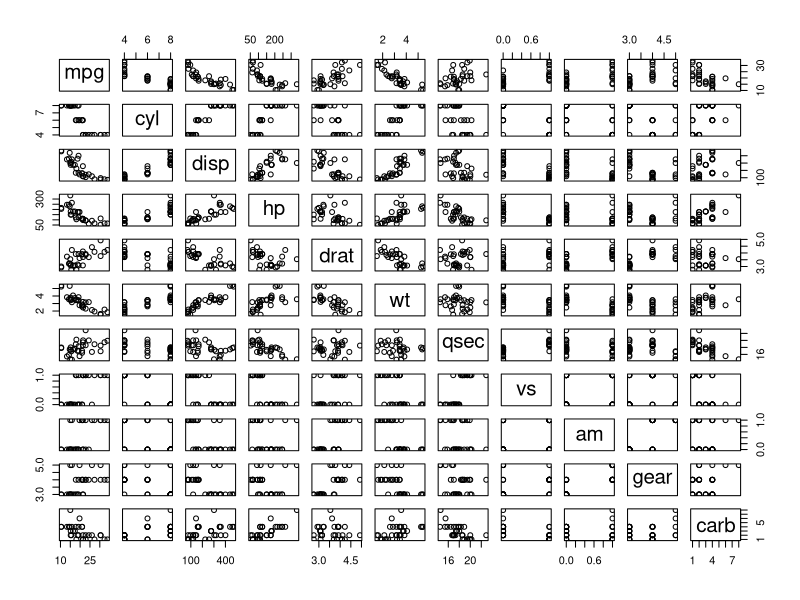
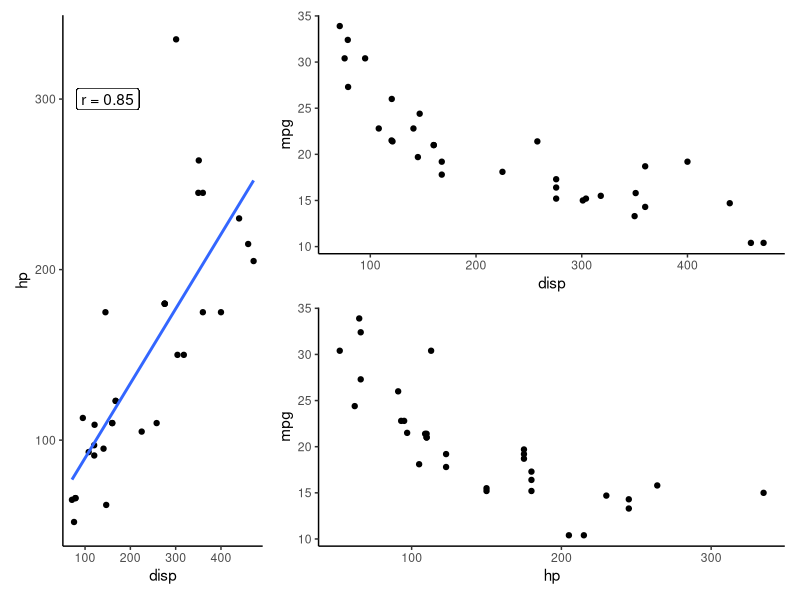
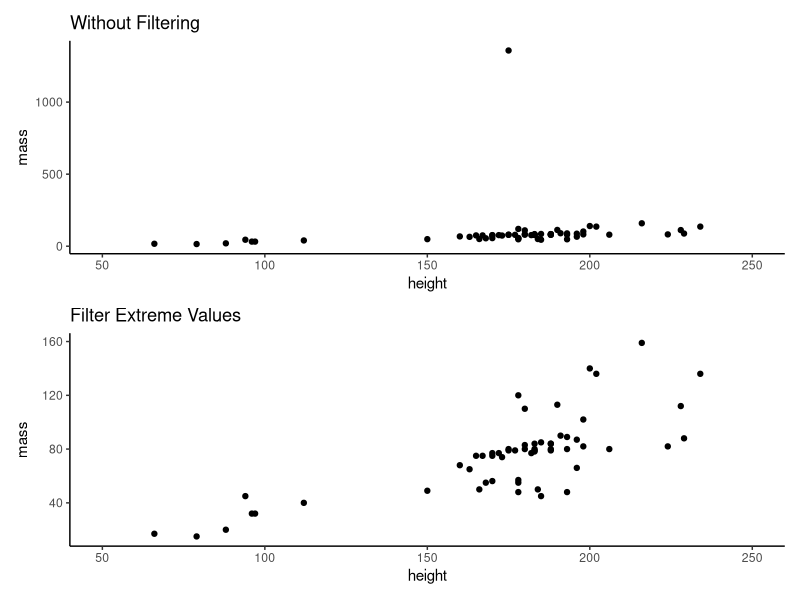
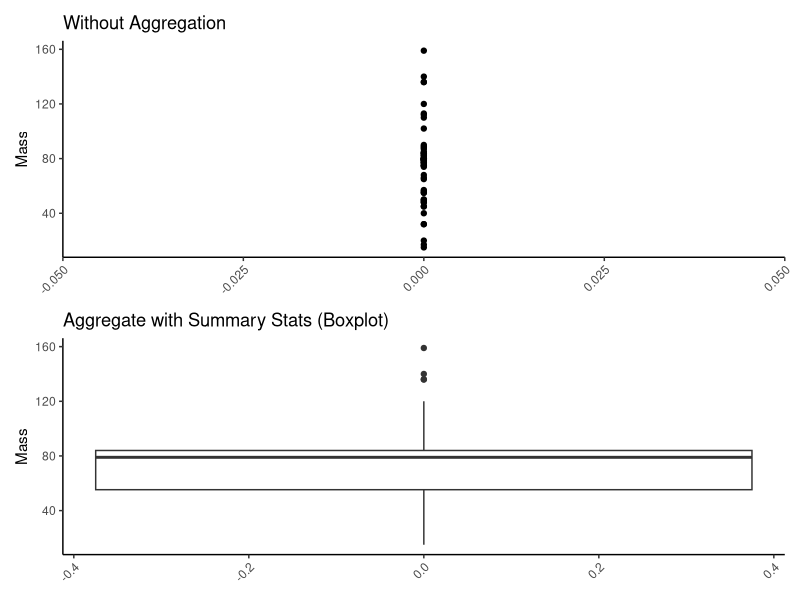
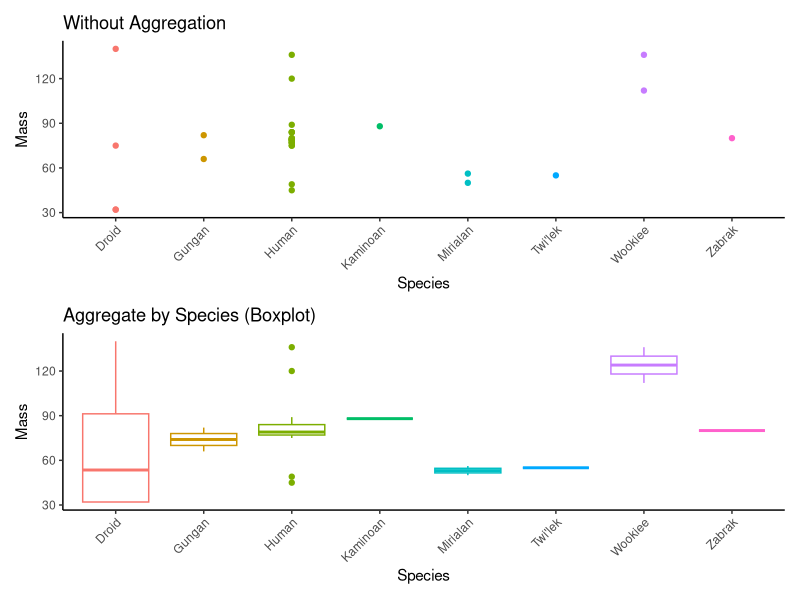
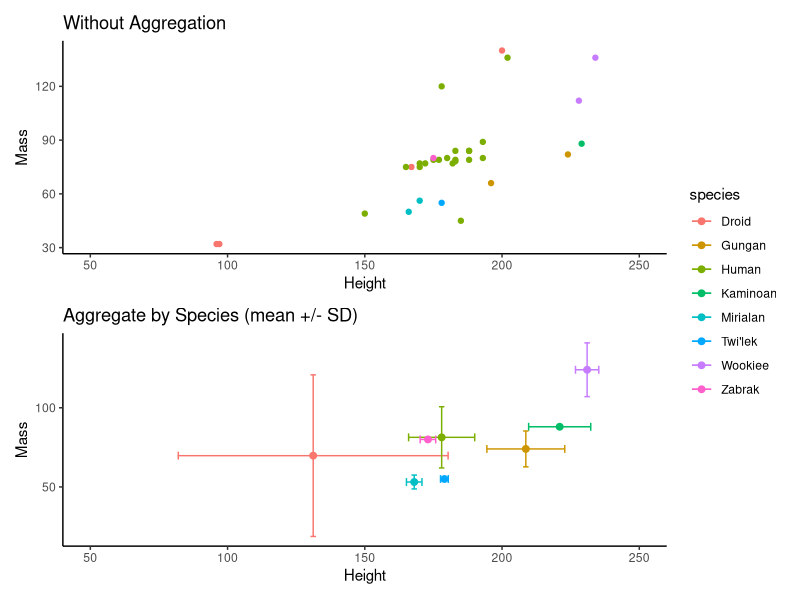
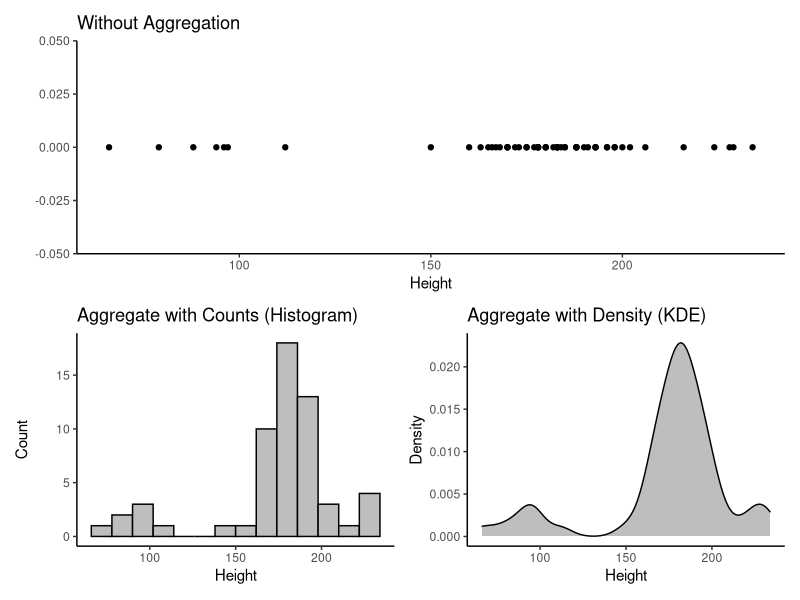
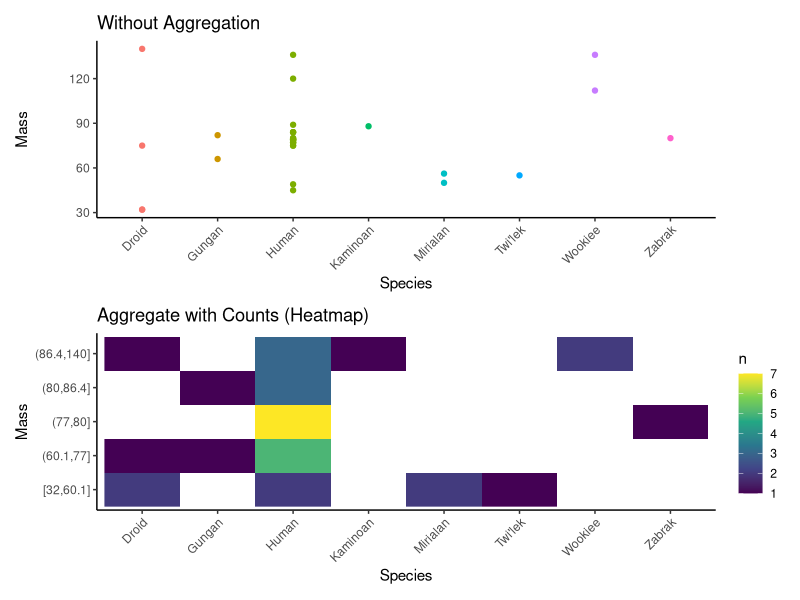

These figures' R source, in order:
## ---- chunk 1
#| include: false

library(ggplot2)
library(dplyr)
library(patchwork)

## ---- chunk 2
#| echo: true
#| code-fold: true
#| lightbox: true
#| fig-align: center

data("mtcars")

plot(mtcars)

## ---- chunk 3
#| echo: true
#| code-fold: true
#| lightbox: true
#| fig-align: center
#| warning: false
#| message: false

a <- mtcars %>% 
  ggplot(aes(x = disp, y = hp)) +
  geom_point() +
  geom_label(x = 150, y = 300, 
             label = paste("r =", 
                           round(cor(mtcars$disp, 
                                     mtcars$hp,
                                     method = "spearman"),
                                 2))) +
  geom_smooth(method = "lm", se = FALSE) +
  theme_classic()

b <- mtcars %>% 
  ggplot(aes(x = disp, y = mpg)) +
  geom_point() +
  theme_classic()

c <- mtcars %>% 
  ggplot(aes(x = hp, y = mpg)) +
  geom_point() +
  theme_classic()

des <- "AB
        AC"

a + b + c + plot_layout(widths = c(0.3, 0.7),
                        design = des)

## ---- chunk 4
#| echo: true
#| code-fold: true
#| lightbox: true
#| fig-align: center

data("starwars")

a <- starwars %>% 
  ggplot(aes(x = height, y = mass)) +
  geom_point() +
  coord_cartesian(xlim = c(50, 250)) +
  ggtitle("Without Filtering") +
  theme_classic()

b <- starwars %>% 
  filter(mass < 500) %>% 
  ggplot(aes(x = height, y = mass)) +
  geom_point() +
  coord_cartesian(xlim = c(50, 250)) +
  ggtitle("Filter Extreme Values") +
  theme_classic()

a/b

## ---- chunk 5
#| echo: true
#| code-fold: true
#| lightbox: true
#| fig-align: center
#| warning: false

a <- starwars %>% 
  filter(mass < 500) %>% 
  ggplot(aes(x = 0, y = mass)) +
  geom_point(show.legend = FALSE) +
  ggtitle("Without Aggregation") +
  labs(x = NULL, y = "Mass") +
  theme_classic() +
  theme(axis.text.x = element_text(angle = 45, hjust = 1))

b <- starwars %>%
  filter(mass < 500) %>% 
  ggplot(aes(y = mass)) +
  geom_boxplot(show.legend = FALSE) +
  ggtitle("Aggregate with Summary Stats (Boxplot)") +
  labs(x = NULL, y = "Mass") +
  theme_classic() +
  theme(axis.text.x = element_text(angle = 45, hjust = 1))

a/b

## ---- chunk 6
#| echo: true
#| code-fold: true
#| lightbox: true
#| fig-align: center
#| warning: false

spp <- starwars %>% 
  filter(!is.na(species)) %>% 
  count(species) %>% 
  filter(n > 1)

sw <- starwars %>% 
  filter(species %in% spp$species) %>% 
  mutate(species = factor(species))

a <- sw %>% 
  ggplot(aes(x = species, y = mass, color = species)) +
  geom_point(show.legend = FALSE) +
  ggtitle("Without Aggregation") +
  labs(x = "Species", y = "Mass") +
  theme_classic() +
  theme(axis.text.x = element_text(angle = 45, hjust = 1))

b <- sw %>%
  ggplot(aes(x = species, y = mass, 
             color = species)) +
  geom_boxplot(show.legend = FALSE) +
  ggtitle("Aggregate by Species (Boxplot)") +
  labs(x = "Species", y = "Mass") +
  theme_classic() +
  theme(axis.text.x = element_text(angle = 45, hjust = 1))

a/b

## ---- chunk 7
#| echo: true
#| code-fold: true
#| lightbox: true
#| fig-align: center
#| warning: false

# 'sw' created on previous slide

a <- sw %>% 
  ggplot(aes(x = height, y = mass, color = species)) +
  geom_point(show.legend = FALSE) +
  coord_cartesian(xlim = c(50, 250)) +
  ggtitle("Without Aggregation") +
  labs(x = "Height", y = "Mass") +
  theme_classic()

b <- sw %>% 
  group_by(species) %>% 
  summarize(mass_mean = mean(mass, na.rm = TRUE),
            mass_sd = sd(mass, na.rm = TRUE),
            height_mean = mean(height, na.rm = TRUE),
            height_sd = sd(height, na.rm = TRUE)) %>% 
  mutate(mass_lwr = mass_mean - mass_sd,
         mass_upr = mass_mean + mass_sd,
         height_lwr = height_mean - height_sd,
         height_upr = height_mean + height_sd) %>% 
  ggplot(aes(x = height_mean, y = mass_mean, 
             color = species)) +
  geom_errorbar(aes(xmin = height_lwr, xmax = height_upr),
                width = 5) +
  geom_errorbar(aes(ymin = mass_lwr, ymax = mass_upr),
                width = 2) +
  geom_point(size = 2) +
  coord_cartesian(xlim = c(50, 250)) +
  ggtitle("Aggregate by Species (mean +/- SD)") +
  labs(x = "Height", y = "Mass") +
  theme_classic()

a/b + plot_layout(guides = "collect")

## ---- chunk 8
#| echo: true
#| code-fold: true
#| lightbox: true
#| fig-align: center
#| warning: false

a <- starwars %>% 
  filter(mass < 500) %>% 
  ggplot(aes(y = 0, x = height)) +
  geom_point(show.legend = FALSE) +
  ggtitle("Without Aggregation") +
  labs(x = "Height", y = NULL) +
  theme_classic()

b <- starwars %>%
  filter(mass < 500) %>% 
  ggplot(aes(x = height)) +
  geom_histogram(bins = 15, color = "black", fill = "gray") +
  ggtitle("Aggregate with Counts (Histogram)") +
  labs(x = "Height", y = "Count") +
  theme_classic()

c <- starwars %>%
  filter(mass < 500) %>% 
  ggplot(aes(x = height)) +
  geom_density(color = "black", fill = "gray") +
  ggtitle("Aggregate with Density (KDE)") +
  labs(x = "Height", y = "Density") +
  theme_classic()

a/(b+c)

## ---- chunk 9
#| echo: true
#| code-fold: true
#| lightbox: true
#| fig-align: center
#| warning: false

# 'sw' created on an earlier slide

a <- sw %>% 
  ggplot(aes(x = species, y = mass, color = species)) +
  geom_point(show.legend = FALSE) +
  ggtitle("Without Aggregation") +
  labs(x = "Species", y = "Mass") +
  theme_classic() +
  theme(axis.text.x = element_text(angle = 45, hjust = 1))

b <- sw %>%
  filter(!is.na(mass)) %>% 
  mutate(mass_bin = cut_number(mass, n = 5)) %>% 
  group_by(species, mass_bin) %>% 
  tally() %>% 
  ggplot(aes(x = species, y = mass_bin, 
             fill = n)) +
  geom_raster() +
  ggtitle("Aggregate with Counts (Heatmap)") +
  labs(x = "Species", y = "Mass") +
  scale_fill_viridis_c() +
  theme_classic() +
  theme(axis.text.x = element_text(angle = 45, hjust = 1))

a/b

## ---- chunk 10
#| echo: true
#| code-fold: true
#| lightbox: true
#| fig-align: center
#| warning: false

# 'sw' created on an earlier slide

a <- sw %>% 
  ggplot(aes(x = height, y = mass)) +
  geom_point(show.legend = FALSE) +
  ggtitle("Without Aggregation") +
  labs(x = "Height", y = "Mass") +
  theme_classic()

b <- sw %>%
  filter(!is.na(mass)) %>% 
  ggplot(aes(x = height, y = mass)) +
  geom_density_2d_filled(show.legend = FALSE) +
  ggtitle("Aggregate with Density (2D KDE)") +
  labs(x = "Height", y = "Mass") +
  scale_fill_viridis_d() +
  theme_classic()

a/b

## ---- chunk 11
#| echo: true
#| code-fold: true
#| lightbox: true
#| fig-align: center
#| warning: false

# 'sw' created on previous slide

a <- sw %>% 
  ggplot(aes(x = height, y = mass, color = species)) +
  geom_point() +
  coord_cartesian(xlim = c(50, 250)) +
  ggtitle("Without Aggregation") +
  labs(x = "Height", y = "Mass") +
  theme_classic()

b <- sw %>% 
  mutate(bmi = mass/(height^2)) %>% 
  ggplot(aes(x = species, y = bmi, 
             color = species)) +
  geom_boxplot(show.legend = FALSE) +
  ggtitle("Aggregate with BMI") +
  labs(x = "Species", y = "BMI") +
  theme_classic() +
  theme(axis.text.x = element_text(angle = 45, hjust = 1))

a / b + plot_layout(guides = "collect")

## ---- chunk 12
#| echo: true
#| code-fold: true
#| lightbox: true
#| fig-align: center
#| warning: false

# 'sw' created earlier; adding BMI here
sw <- sw %>% 
  mutate(bmi = mass/height^2)

pca <- prcomp(~ height + mass, data = sw)
pred <- predict(pca, sw)
sw$pc1 <- pred[, 1]

par(mfrow = c(1, 2))
biplot(pca)
summ <- summary(pca)
barplot(summ$importance[2, ],
        ylim = c(0, 1), ylab = "Proportion",
        main = "Variance Explained")
box()

## ---- chunk 13
#| echo: true
#| code-fold: true
#| lightbox: true
#| fig-align: center
#| warning: false

# 'sw' created earlier
a <- sw %>% 
  ggplot(aes(x = height, y = bmi)) +
  geom_point() +
  labs(x = "Height", y = "BMI") +
  theme_classic()

b <- sw %>% 
  ggplot(aes(x = mass, y = bmi)) +
  geom_point() +
  labs(x = "Mass", y = "BMI") +
  theme_classic()

c <- sw %>% 
  ggplot(aes(x = pc1, y = bmi)) +
  geom_point() +
  labs(x = "PC1", y = "BMI") +
  ggtitle("Attribute Agg. with PCA") +
  theme_classic()

des <- "AC
        BC"

a + b + c + plot_layout(widths = c(0.4, 0.6),
                        design = des)
